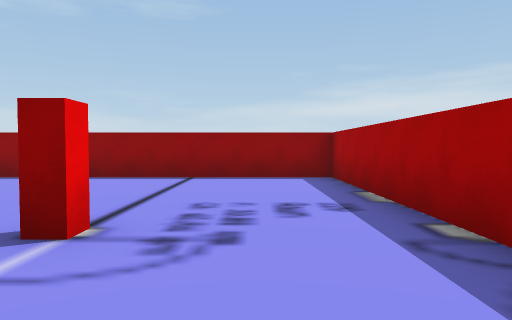
[1] (above)

20 first-person views from a walk through a Unity game level. The camera is 1.4 m above the floor, tilts 2° down and sees 70° across. The floor is counted in squares, 2 m on a side. Each view is taken from the middle of a square. On the plan, view 1 faces up. The plan holds only what a view shows up to about 11 squares ahead; the rest is blank. The place goes on beyond the plan. The player is left out.

[2]
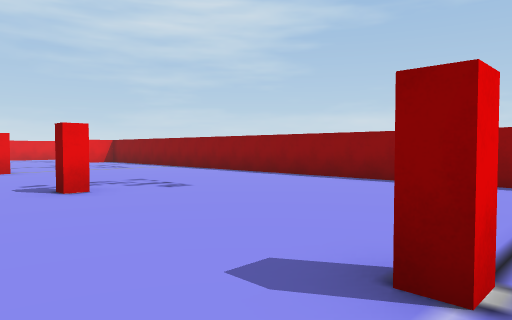

[3]
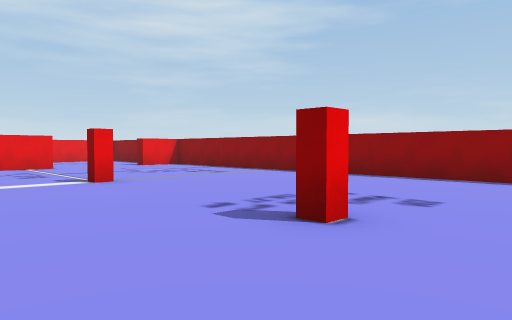

[4]
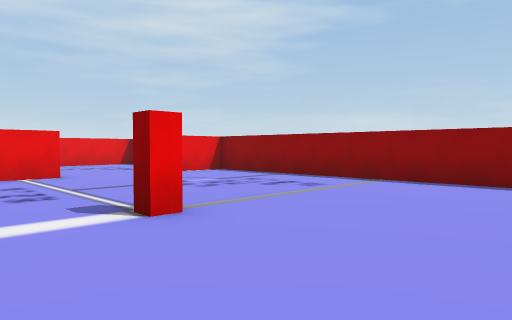

[5]
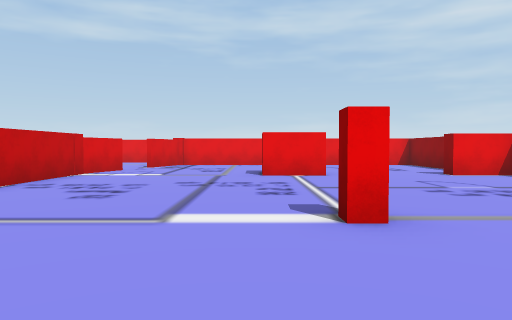

[6]
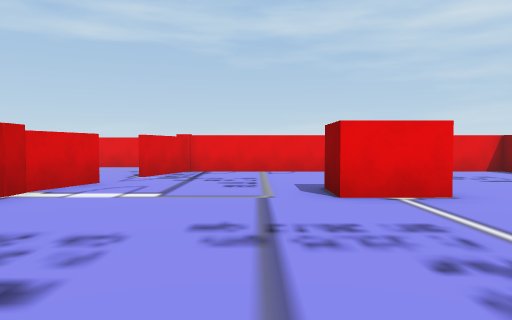

[7]
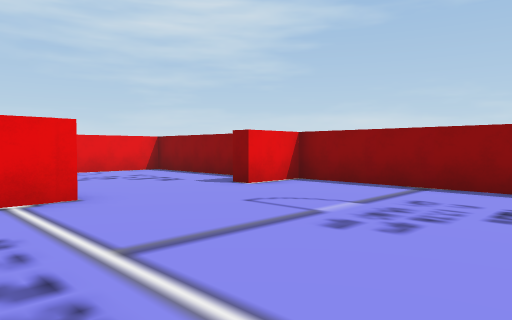

[8]
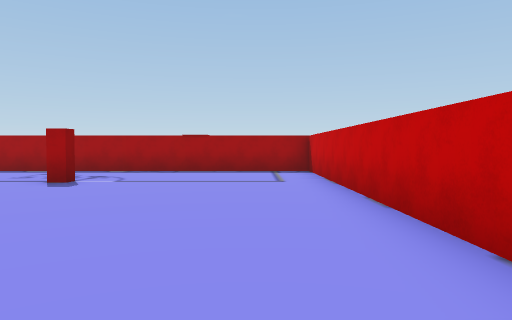

[9]
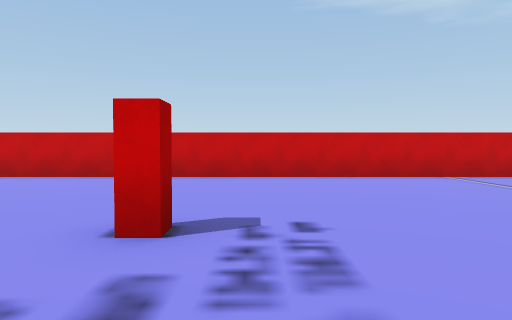

[10]
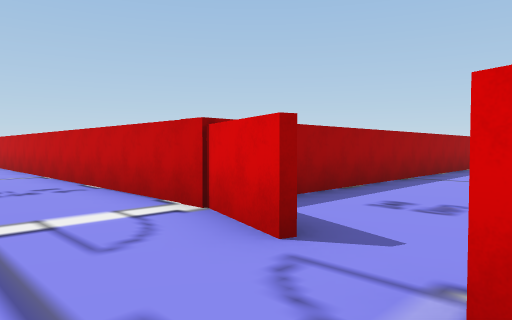

[11]
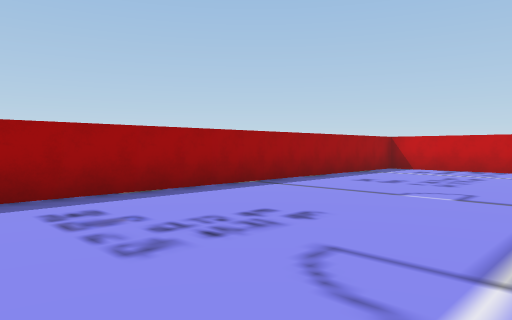

[12]
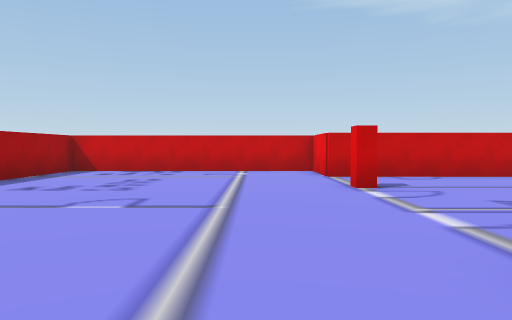

[13]
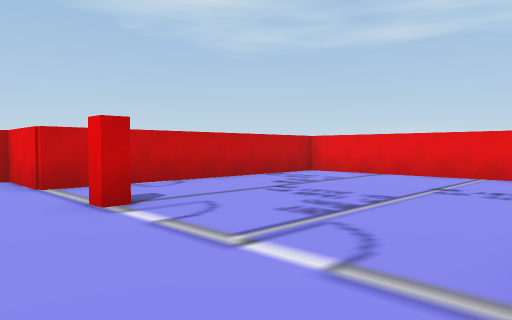

[14]
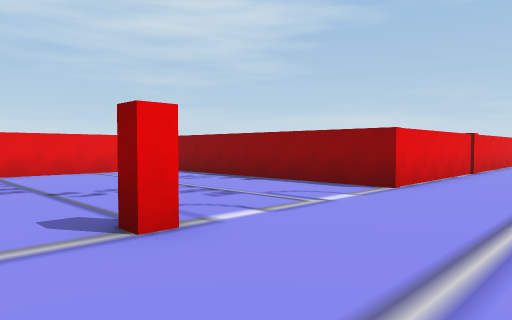

[15]
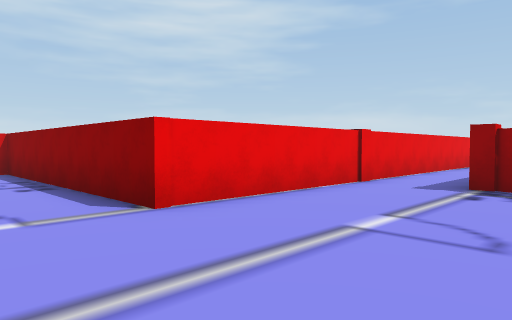

[16]
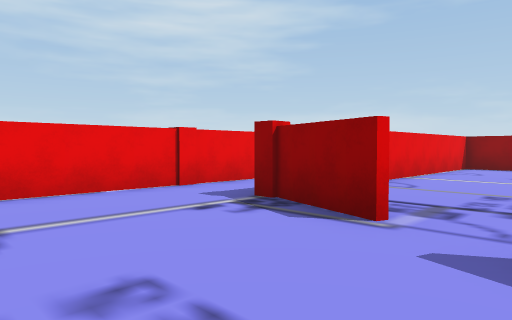

[17]
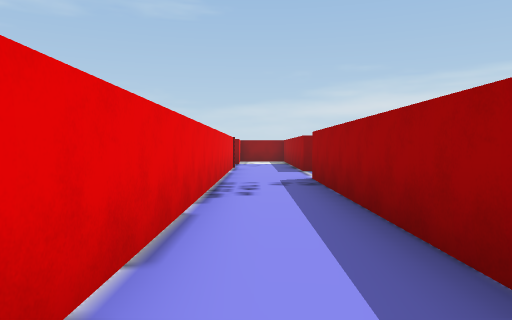

[18]
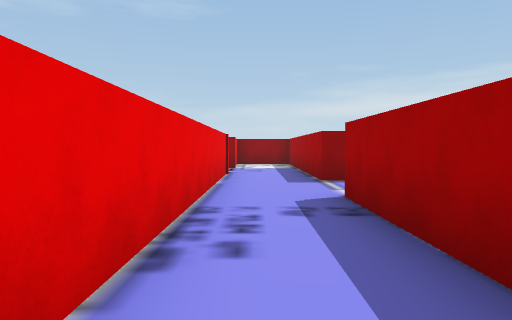

[19]
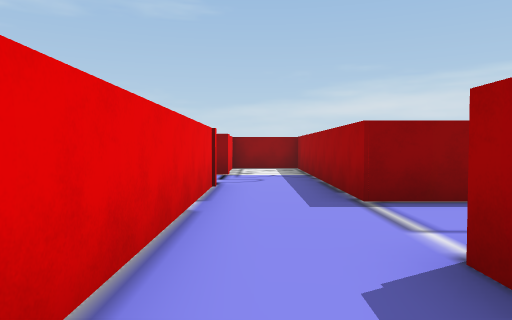

[20]
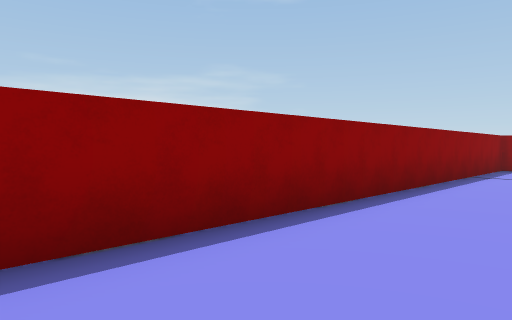

### Floor plan
Ten units are one square. View 1 is at (0, 0); x grows to the right and y downward. Boxes are objects, and circles mark ways between rooms. Rooms are numbered by the first view taken in them; rooms with no view inside come last. Other rooms are left out.
<svg viewBox="-336 -120 366 272">
<path fill="none" stroke="#000" d="M-181 -35 -181 -22 -192 -22M-199 -81 -235 -81 -235 5M-203 20 -187 26 18 26 18 -85 -181 -85 -181 -69 -186 -69M-234 10 -215 17M-216 18 -235 11M-237 -18 -237 -82M-258 -86 -258 59 -331 59 -331 127 -258 127 -258 147 -186 147 -186 39M-258 -106 -258 -86M-222 -107 -237 -107"/>
<rect x="-185" y="-45" width="10" height="10" fill="#bbb"><title>red block</title></rect>
<rect x="-135" y="-35" width="10" height="10" fill="#bbb"><title>red block</title></rect>
<rect x="-75" y="-35" width="10" height="10" fill="#bbb"><title>red block</title></rect>
<rect x="-25" y="-35" width="10" height="10" fill="#bbb"><title>red block</title></rect>
<rect x="15" y="-15" width="10" height="10" fill="#bbb"><title>other object</title></rect>
<rect x="-265" y="105" width="10" height="10" fill="#bbb"><title>red block</title></rect>
<rect x="-245" y="5" width="10" height="10" fill="#bbb"><title>red block</title></rect>
<circle cx="-210" cy="20" r="3" fill="#2a7"/>
<circle cx="-250" cy="-90" r="3" fill="#2a7"/>
<text x="-100" y="-30">1</text>
<text x="-240" y="80">2</text>
<text x="-240" y="-100">3</text>
</svg>
Room 1 opens to room 2. Room 2 opens to room 3.

Where each view was taken, in squares from view 1:
view 1: 0 up, 0 right, facing up
view 2: 1 up, 1 left, facing up-left
view 3: 0 up, 5 left, facing up-left
view 4: 1 up, 9 left, facing up-left
view 5: 2 up, 9 left, facing left
view 6: 1 up, 13 left, facing left
view 7: 2 up, 13 left, facing up-left
view 8: 1 down, 9 left, facing right
view 9: 6 up, 8 left, facing down
view 10: 0 up, 22 left, facing down-right
view 11: 3 down, 24 left, facing down-right
view 12: 4 down, 24 left, facing down
view 13: 6 down, 24 left, facing down-left
view 14: 12 down, 23 left, facing up-left
view 15: 8 down, 22 left, facing up-left
view 16: 5 down, 20 left, facing up-left
view 17: 0 up, 25 left, facing up
view 18: 3 up, 25 left, facing up
view 19: 6 up, 25 left, facing up
view 20: 6 up, 11 left, facing up-right
